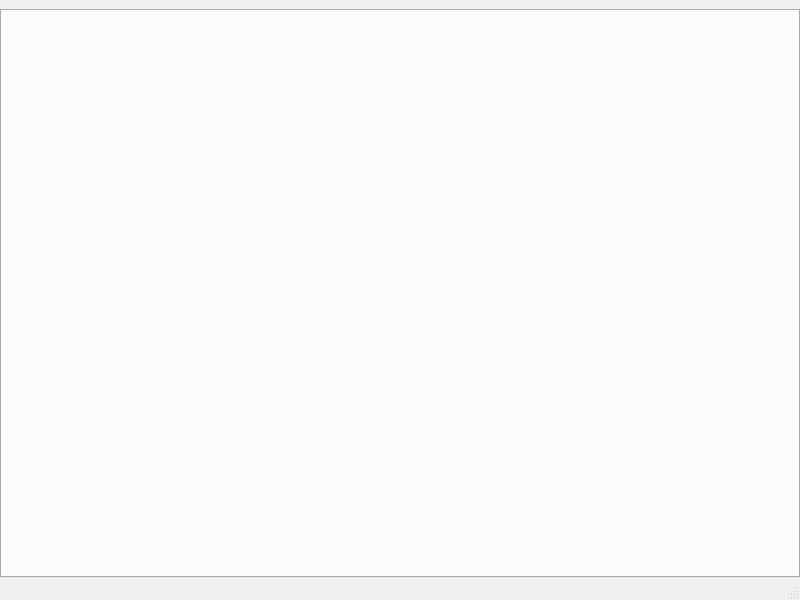
<?xml version="1.0" encoding="UTF-8"?>
<ui version="4.0">
 <class>MainWindow</class>
 <widget class="QMainWindow" name="MainWindow">
  <property name="geometry">
   <rect>
    <x>0</x>
    <y>0</y>
    <width>800</width>
    <height>600</height>
   </rect>
  </property>
  <property name="windowTitle">
   <string>MainWindow</string>
  </property>
  <widget class="QWidget" name="centralwidget">
   <layout class="QHBoxLayout" name="horizontalLayout">
    <property name="spacing">
     <number>0</number>
    </property>
    <property name="leftMargin">
     <number>0</number>
    </property>
    <property name="rightMargin">
     <number>0</number>
    </property>
    <property name="bottomMargin">
     <number>0</number>
    </property>
    <item>
     <widget class="QTabWidget" name="tabWidget">
      <property name="currentIndex">
       <number>-1</number>
      </property>
     </widget>
    </item>
   </layout>
  </widget>
  <widget class="QMenuBar" name="menubar">
   <property name="geometry">
    <rect>
     <x>0</x>
     <y>0</y>
     <width>800</width>
     <height>28</height>
    </rect>
   </property>
  </widget>
  <widget class="QStatusBar" name="statusbar"/>
 </widget>
 <resources/>
 <connections/>
</ui>
